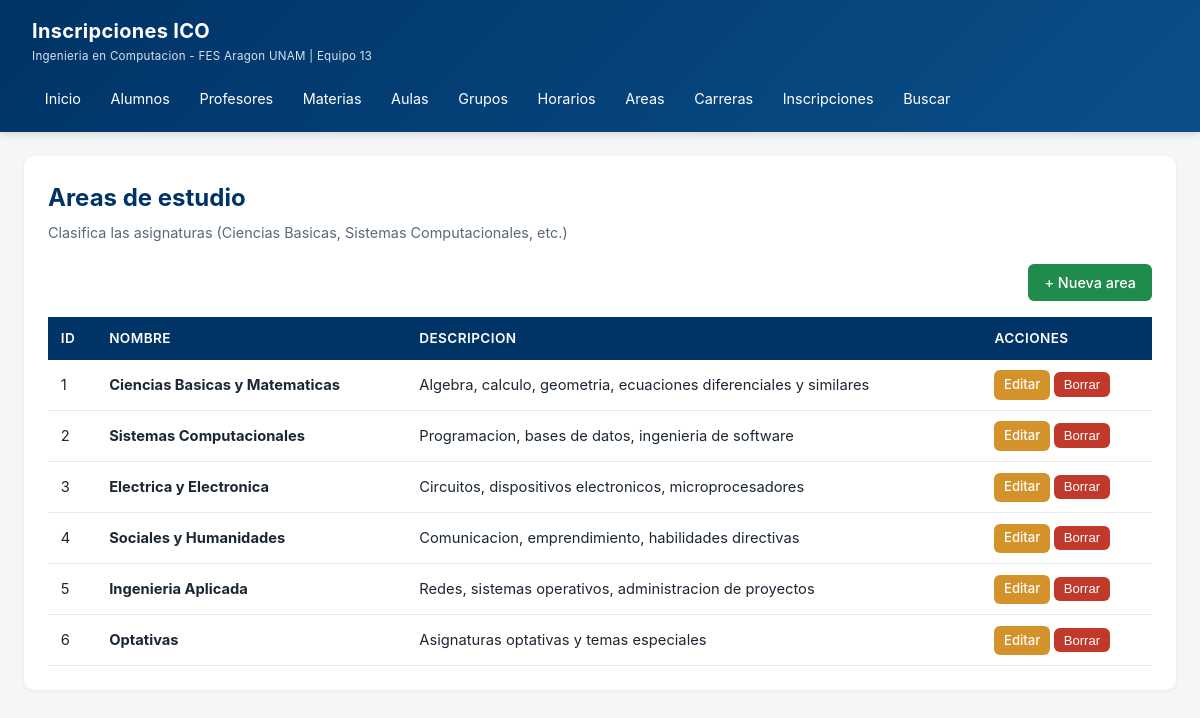
The page /?r=area on the database its author committed.
### tables this page shows
CREATE TABLE area_estudio (
    id_area      INT AUTO_INCREMENT PRIMARY KEY,
    nombre_area  VARCHAR(60)  NOT NULL UNIQUE,
    descripcion  VARCHAR(200) NOT NULL DEFAULT ''
);

### app/helpers.php (called while the page is built, shortened)
<?php
function e(?string $s): string {
    return htmlspecialchars($s ?? '', ENT_QUOTES, 'UTF-8');
}
function render(string $view, array $data = []): void {
    extract($data, EXTR_SKIP);
    $contentFile = __DIR__ . '/views/' . $view . '.php';
    require $contentFile;
    require __DIR__ . '/views/layouts/main.php';
}

### app/controllers/AreaController.php (called while the page is built, shortened)
<?php
class AreaController {
    public function index() {
        $st = Database::pdo()->query("SELECT * FROM area_estudio ORDER BY id_area");
        render('area_estudio/index', ['title'=>'Areas de estudio','areas'=>$st->fetchAll()]);
    }
}

### public/index.php (called while the page is built, shortened)
<?php
require __DIR__ . '/../app/Database.php';
require __DIR__ . '/../app/helpers.php';
$accion = $_GET['accion'] ?? 'index';
$ctrl = new $controllerName();
$ctrl->$accion();

### config/db.php (called while the page is built)
<?php
return [
    'host'     => '127.0.0.1',
    'port'     => 3306,
    'dbname'   => 'inscripciones_ico',
    'user'     => 'root',
    'pass'     => 'cam080818',
    'charset'  => 'utf8mb4',
];

### app/Database.php (called while the page is built)
<?php
class Database {
    private static ?PDO $pdo = null;
    public static function pdo(): PDO {
        if (self::$pdo === null) {
            $cfg = require __DIR__ . '/../config/db.php';
            $dsn = "mysql:host={$cfg['host']};port={$cfg['port']};dbname={$cfg['dbname']};charset={$cfg['charset']}";
            try {
                self::$pdo = new PDO($dsn, $cfg['user'], $cfg['pass'], [
                    PDO::ATTR_ERRMODE            => PDO::ERRMODE_EXCEPTION,
                    PDO::ATTR_DEFAULT_FETCH_MODE => PDO::FETCH_ASSOC,
                    PDO::ATTR_EMULATE_PREPARES   => false,
                ]);
            } catch (PDOException $e) {
                die("<h2>Error de conexion</h2><p>" . htmlspecialchars($e->getMessage()) . "</p>"
                   ."<p>Verifica config/db.php y que MySQL este corriendo.</p>");
            }
        }
        return self::$pdo;
    }
}

### app/views/area_estudio/index.php (the view, shortened to what this page needs)
<div class="card">
    <h1 class="page-title">Areas de estudio</h1>
    <p class="page-subtitle">Clasifica las asignaturas (Ciencias Basicas, Sistemas Computacionales, etc.)</p>
    <div class="toolbar">
        <a class="btn btn-success" href="/?r=area&accion=crear">+ Nueva area</a>
    </div>
    <table class="data">
        <thead><tr><th>ID</th><th>Nombre</th><th>Descripcion</th><th>Acciones</th></tr></thead>
        <tbody>
        <?php foreach($areas as $a): ?>
        <tr>
            <td><?= e($a['id_area']) ?></td>
            <td><strong><?= e($a['nombre_area']) ?></strong></td>
            <td><?= e($a['descripcion']) ?></td>
            <td class="actions">
                <a class="btn btn-warning btn-sm" href="/?r=area&accion=editar&id=<?= $a['id_area'] ?>">Editar</a>
                <form method="post" action="/?r=area&accion=borrar&id=<?= $a['id_area'] ?>" data-confirm="Eliminar area?" style="display:inline">
                    <button class="btn btn-danger btn-sm">Borrar</button>
                </form>
            </td>
        </tr>
        <?php endforeach; ?>
        </tbody>
    </table>
</div>

### public/css/style.css (style rules this page uses)
* { box-sizing: border-box; margin: 0; padding: 0; }
body { font-family: -apple-system, "Segoe UI", Roboto, Arial, sans-serif; background: #f4f6f8; color: #1c2733; line-height: 1.5; }
.card { background:#fff; border-radius:10px; padding:1.5rem; box-shadow:0 1px 4px rgba(0,0,0,.06); margin-bottom:1.25rem; }
.page-title { font-size:1.5rem; color:#003366; margin-bottom:.4rem; }
.page-subtitle { color:#5a6878; font-size:.9rem; margin-bottom:1.25rem; }
.toolbar { display:flex; gap:.75rem; justify-content:space-between; align-items:center; flex-wrap:wrap; margin-bottom:1rem; }
.btn { display:inline-block; padding:.5rem 1rem; border-radius:6px; border:none; font-size:.9rem; cursor:pointer; text-decoration:none; transition:.15s; font-weight:500; }
.btn-success { background:#1f8b4c; color:#fff; }
.btn-warning { background:#d4922b; color:#fff; }
.btn-danger { background:#c0392b; color:#fff; }
.btn-sm { padding:.3rem .6rem; font-size:.82rem; }
table.data { width:100%; border-collapse: collapse; background:#fff; font-size:.92rem; }
table.data th { background:#003366; color:#fff; text-align:left; padding:.7rem .8rem; font-weight:600; font-size:.85rem; text-transform:uppercase; letter-spacing:.4px; }
table.data td { padding:.65rem .8rem; border-bottom:1px solid #e6ebf1; }
table.data .actions { white-space:nowrap; }

### rows shown on the page
area_estudio: id_area "1", nombre_area "Ciencias Basicas y Matematicas", descripcion "Algebra, calculo, geometria, ecuaciones diferenciales y similares"
area_estudio: id_area "2", nombre_area "Sistemas Computacionales", descripcion "Programacion, bases de datos, ingenieria de software"
area_estudio: id_area "3", nombre_area "Electrica y Electronica", descripcion "Circuitos, dispositivos electronicos, microprocesadores"
area_estudio: id_area "4", nombre_area "Sociales y Humanidades", descripcion "Comunicacion, emprendimiento, habilidades directivas"
area_estudio: id_area "5", nombre_area "Ingenieria Aplicada", descripcion "Redes, sistemas operativos, administracion de proyectos"
area_estudio: id_area "6", nombre_area "Optativas", descripcion "Asignaturas optativas y temas especiales"
